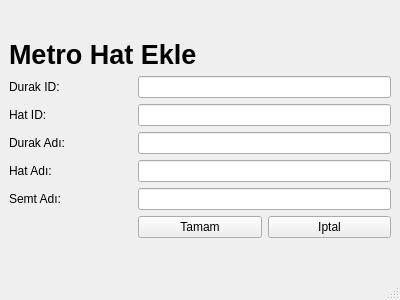
<?xml version="1.0" encoding="UTF-8"?>
<ui version="4.0">
 <class>HatEkleMetro</class>
 <widget class="QMainWindow" name="HatEkleMetro">
  <property name="geometry">
   <rect>
    <x>0</x>
    <y>0</y>
    <width>400</width>
    <height>300</height>
   </rect>
  </property>
  <property name="windowTitle">
   <string>MainWindow</string>
  </property>
  <widget class="QWidget" name="centralwidget">
   <layout class="QGridLayout" name="gridLayout_2">
    <item row="2" column="0">
     <spacer name="verticalSpacer">
      <property name="orientation">
       <enum>Qt::Vertical</enum>
      </property>
      <property name="sizeHint" stdset="0">
       <size>
        <width>20</width>
        <height>40</height>
       </size>
      </property>
     </spacer>
    </item>
    <item row="1" column="0">
     <layout class="QGridLayout" name="gridLayout">
      <item row="3" column="1" colspan="2">
       <widget class="QLineEdit" name="edtDurakAdi"/>
      </item>
      <item row="5" column="1" colspan="2">
       <widget class="QLineEdit" name="edtSemtAdi"/>
      </item>
      <item row="6" column="2">
       <widget class="QPushButton" name="pshIpt">
        <property name="text">
         <string>Iptal</string>
        </property>
       </widget>
      </item>
      <item row="4" column="1" colspan="2">
       <widget class="QLineEdit" name="edtHatAdi"/>
      </item>
      <item row="3" column="0">
       <widget class="QLabel" name="lblDurakAdi">
        <property name="text">
         <string>Durak Adı: </string>
        </property>
       </widget>
      </item>
      <item row="0" column="0" colspan="3">
       <widget class="QLabel" name="label_4">
        <property name="font">
         <font>
          <pointsize>20</pointsize>
          <weight>75</weight>
          <bold>true</bold>
         </font>
        </property>
        <property name="text">
         <string>Metro Hat Ekle</string>
        </property>
       </widget>
      </item>
      <item row="6" column="1">
       <widget class="QPushButton" name="pshEkle">
        <property name="text">
         <string>Tamam</string>
        </property>
       </widget>
      </item>
      <item row="5" column="0">
       <widget class="QLabel" name="lblSemtAdi">
        <property name="text">
         <string>Semt Adı:</string>
        </property>
       </widget>
      </item>
      <item row="4" column="0">
       <widget class="QLabel" name="lblHatAdi">
        <property name="text">
         <string>Hat Adı: </string>
        </property>
       </widget>
      </item>
      <item row="2" column="0">
       <widget class="QLabel" name="lblHatID">
        <property name="text">
         <string>Hat ID:</string>
        </property>
       </widget>
      </item>
      <item row="1" column="0">
       <widget class="QLabel" name="lblDurakID">
        <property name="text">
         <string>Durak ID:</string>
        </property>
       </widget>
      </item>
      <item row="1" column="1" colspan="2">
       <widget class="QLineEdit" name="edtDurakID"/>
      </item>
      <item row="2" column="1" colspan="2">
       <widget class="QLineEdit" name="edtHatID"/>
      </item>
     </layout>
    </item>
    <item row="0" column="0">
     <spacer name="verticalSpacer_2">
      <property name="orientation">
       <enum>Qt::Vertical</enum>
      </property>
      <property name="sizeHint" stdset="0">
       <size>
        <width>20</width>
        <height>40</height>
       </size>
      </property>
     </spacer>
    </item>
   </layout>
  </widget>
  <widget class="QMenuBar" name="menubar">
   <property name="geometry">
    <rect>
     <x>0</x>
     <y>0</y>
     <width>400</width>
     <height>22</height>
    </rect>
   </property>
  </widget>
  <widget class="QStatusBar" name="statusbar"/>
 </widget>
 <resources/>
 <connections/>
</ui>
